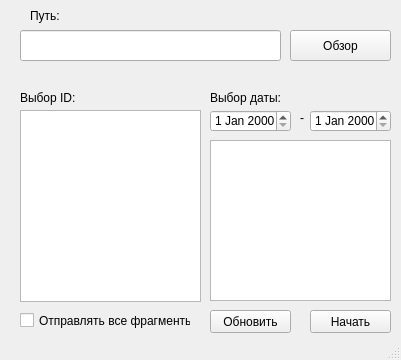
<?xml version="1.0" encoding="UTF-8"?>
<ui version="4.0">
 <class>MainWindow</class>
 <widget class="QMainWindow" name="MainWindow">
  <property name="geometry">
   <rect>
    <x>0</x>
    <y>0</y>
    <width>401</width>
    <height>360</height>
   </rect>
  </property>
  <property name="windowTitle">
   <string>SohoTransfer</string>
  </property>
  <widget class="QWidget" name="centralwidget">
   <widget class="QLineEdit" name="lineEdit">
    <property name="geometry">
     <rect>
      <x>20</x>
      <y>30</y>
      <width>261</width>
      <height>31</height>
     </rect>
    </property>
   </widget>
   <widget class="QLabel" name="label">
    <property name="geometry">
     <rect>
      <x>30</x>
      <y>0</y>
      <width>111</width>
      <height>31</height>
     </rect>
    </property>
    <property name="text">
     <string>Путь:</string>
    </property>
   </widget>
   <widget class="QPushButton" name="pushButton">
    <property name="geometry">
     <rect>
      <x>290</x>
      <y>30</y>
      <width>101</width>
      <height>31</height>
     </rect>
    </property>
    <property name="text">
     <string>Обзор</string>
    </property>
   </widget>
   <widget class="QListWidget" name="listWidget">
    <property name="geometry">
     <rect>
      <x>20</x>
      <y>110</y>
      <width>181</width>
      <height>192</height>
     </rect>
    </property>
   </widget>
   <widget class="QLabel" name="label_2">
    <property name="geometry">
     <rect>
      <x>20</x>
      <y>90</y>
      <width>111</width>
      <height>16</height>
     </rect>
    </property>
    <property name="text">
     <string>Выбор ID:</string>
    </property>
   </widget>
   <widget class="QCheckBox" name="checkBox">
    <property name="geometry">
     <rect>
      <x>20</x>
      <y>310</y>
      <width>171</width>
      <height>21</height>
     </rect>
    </property>
    <property name="text">
     <string>Отправлять все фрагменты</string>
    </property>
   </widget>
   <widget class="QDateEdit" name="dateEdit">
    <property name="geometry">
     <rect>
      <x>210</x>
      <y>110</y>
      <width>81</width>
      <height>22</height>
     </rect>
    </property>
   </widget>
   <widget class="QListWidget" name="listWidget_2">
    <property name="geometry">
     <rect>
      <x>210</x>
      <y>140</y>
      <width>181</width>
      <height>161</height>
     </rect>
    </property>
   </widget>
   <widget class="QPushButton" name="pushButton_2">
    <property name="geometry">
     <rect>
      <x>310</x>
      <y>310</y>
      <width>81</width>
      <height>23</height>
     </rect>
    </property>
    <property name="styleSheet">
     <string notr="true"/>
    </property>
    <property name="text">
     <string>Начать</string>
    </property>
   </widget>
   <widget class="QPushButton" name="pushButton_3">
    <property name="geometry">
     <rect>
      <x>210</x>
      <y>310</y>
      <width>81</width>
      <height>23</height>
     </rect>
    </property>
    <property name="text">
     <string>Обновить</string>
    </property>
   </widget>
   <widget class="QLabel" name="label_4">
    <property name="geometry">
     <rect>
      <x>210</x>
      <y>90</y>
      <width>111</width>
      <height>16</height>
     </rect>
    </property>
    <property name="text">
     <string>Выбор даты:</string>
    </property>
   </widget>
   <widget class="QDateEdit" name="dateEdit_2">
    <property name="geometry">
     <rect>
      <x>310</x>
      <y>110</y>
      <width>81</width>
      <height>22</height>
     </rect>
    </property>
   </widget>
   <widget class="QLabel" name="label_3">
    <property name="geometry">
     <rect>
      <x>300</x>
      <y>110</y>
      <width>16</width>
      <height>16</height>
     </rect>
    </property>
    <property name="text">
     <string>-</string>
    </property>
   </widget>
  </widget>
  <widget class="QStatusBar" name="statusBar"/>
 </widget>
 <resources/>
 <connections/>
</ui>
